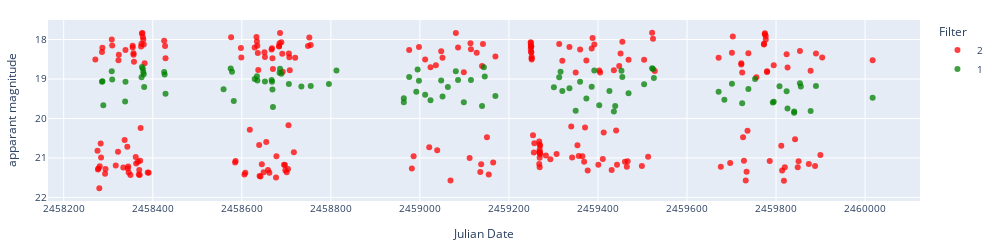

The code cell stored with this chart in its notebook:
### Markdown cell above
### Display individual object

### Code cell
# Display lasair difference magnitude and apparent magnitude light curves.

objects = ['ZTF18aawzsdg']

for object in objects:
    try:
        lc_lasair = load_lasair_lc(object, path=f'../lightcurves_dataset/lasair_{date}')
    except:
        # Create a folder within path for LCs if one does not exist
        if not os.path.exists(f'../lightcurves_dataset/lasair_non_dataset/cache'):
            os.makedirs(f'../lightcurves_dataset/lasair_non_dataset/cache')
        print('Not in dataset')
        download_lasair_lc([object], folderpath=f'../lightcurves_dataset/lasair_non_dataset', cache=f'../lightcurves_dataset/lasair_non_dataset/cache')
        lc_lasair = load_lasair_lc(object, path=f'../lightcurves_dataset/lasair_non_dataset')

    lc_lasair_appmag = lasair_clean(lc_lasair, limit=25, magerrlim=1)

    # print('Lasair difference magnitude')
    # display_lightcurve(lc_lasair,x='jd',y='magpsf',errorCol=errCollasair1)
    print('Lasair apparent magnitude')
    display_lightcurve(lc_lasair_appmag,x='jd',y='dc_mag',errorCol=errCollasair2)

### Figure 1 — Plotly figure (JSON) as saved in the notebook; plotly's stock layout.template omitted (floating-point values rounded to 4 significant figures; data arrays with more than 128 entries replaced by an {"elided": "..."} marker saying what was removed)
{"data": [{"hovertemplate": "Filter=2<br>Julian Date=%{x}<br>apparant magnitude=%{y}<extra></extra>", "legendgroup": "2", "marker": {"color": "red", "opacity": 0.75, "symbol": "circle"}, "mode": "markers", "name": "2", "orientation": "v", "showlegend": true, "type": "scatter", "x": {"elided": "239 float values"}, "xaxis": "x", "y": {"elided": "239 float values"}, "yaxis": "y"}, {"hovertemplate": "Filter=1<br>Julian Date=%{x}<br>apparant magnitude=%{y}<extra></extra>", "legendgroup": "1", "marker": {"color": "green", "opacity": 0.75, "symbol": "circle"}, "mode": "markers", "name": "1", "orientation": "v", "showlegend": true, "type": "scatter", "x": [2458000.0, 2458000.0, 2458000.0, 2458000.0, 2458000.0, 2458000.0, 2458000.0, 2458000.0, 2458000.0, 2458000.0, 2458000.0, 2458000.0, 2458000.0, 2458000.0, 2458000.0, 2458000.0, 2459000.0, 2459000.0, 2459000.0, 2459000.0, 2459000.0, 2459000.0, 2459000.0, 2459000.0, 2459000.0, 2459000.0, 2459000.0, 2459000.0, 2459000.0, 2459000.0, 2459000.0, 2459000.0, 2459000.0, 2459000.0, 2459000.0, 2459000.0, 2459000.0, 2459000.0, 2459000.0, 2459000.0, 2459000.0, 2459000.0, 2459000.0, 2459000.0, 2459000.0, 2459000.0, 2459000.0, 2459000.0, 2459000.0, 2459000.0, 2459000.0, 2459000.0, 2459000.0, 2459000.0, 2459000.0, 2459000.0, 2459000.0, 2459000.0, 2459000.0, 2459000.0, 2459000.0, 2459000.0, 2459000.0, 2459000.0, 2459000.0, 2459000.0, 2459000.0, 2459000.0, 2459000.0, 2459000.0, 2459000.0, 2459000.0, 2460000.0, 2460000.0, 2460000.0, 2460000.0, 2460000.0, 2460000.0, 2460000.0, 2460000.0, 2460000.0, 2460000.0, 2460000.0, 2460000.0, 2460000.0, 2460000.0, 2460000.0, 2460000.0, 2460000.0, 2460000.0, 2460000.0, 2460000.0, 2460000.0, 2460000.0], "xaxis": "x", "y": [19.07, 19.05, 19.66, 18.8, 19.01, 19.57, 19.07, 18.96, 18.7, 18.74, 18.83, 18.88, 19.2, 18.82, 18.89, 19.37, 19.26, 18.74, 18.82, 19.56, 19.0, 18.93, 19.04, 19.07, 19.03, 19.07, 19.26, 19.71, 18.84, 18.74, 18.87, 19.13, 19.19, 19.18, 19.13, 18.79, 19.49, 19.59, 18.95, 19.32, 18.76, 19.05, 19.4, 19.54, 19.04, 19.44, 19.21, 18.81, 19.02, 19.59, 19.02, 19.68, 18.7, 18.94, 19.43, 19.21, 18.96, 18.82, 19.31, 19.23, 19.81, 19.07, 19.49, 19.2, 18.79, 19.66, 19.3, 19.83, 19.69, 18.79, 18.95, 19.36, 19.14, 18.73, 18.75, 18.98, 19.32, 19.52, 19.12, 19.61, 19.25, 19.0, 19.59, 19.58, 19.19, 19.31, 19.75, 19.85, 19.82, 19.11, 19.19, 19.81, 19.18, 19.47], "yaxis": "y"}], "layout": {"font": {"size": 10}, "height": 250, "legend": {"title": {"text": "Filter"}, "tracegroupgap": 0}, "margin": {"b": 20, "l": 20, "r": 20, "t": 20}, "width": 1000, "xaxis": {"anchor": "y", "domain": [0, 1], "tickformat": "float", "title": {"text": "Julian Date"}}, "yaxis": {"anchor": "x", "autorange": "reversed", "domain": [0, 1], "title": {"text": "apparant magnitude"}}}}
